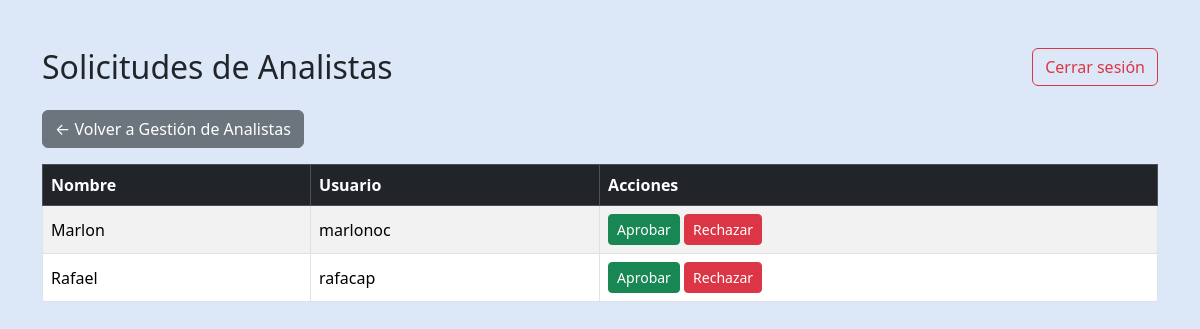
Screenshot of /admin/solicitudes.php (signed in) with the database file from the repository.
### tables this page shows
CREATE TABLE `usuarios` (
  `id` int(11) NOT NULL,
  `nombre` varchar(100) NOT NULL,
  `usuario` varchar(50) NOT NULL,
  `password` varchar(255) NOT NULL,
  `rol` enum('usuario','analista','admin') DEFAULT 'usuario',
  `analista_aprobado` tinyint(1) DEFAULT 0,
  `fecha_registro` date NOT NULL DEFAULT current_timestamp()
);

### public/admin/solicitudes.php (the view, shortened to what this page needs)
<?php
require_once '../../config/db.php';
$stmt = $pdo->query("SELECT id, nombre, usuario FROM usuarios WHERE rol = 'analista' AND analista_aprobado = 0");
$solicitudes = $stmt->fetchAll(PDO::FETCH_ASSOC);
?>
<!DOCTYPE html>
<html lang="es">
<head>
    <link href="https://cdn.jsdelivr.net/npm/bootstrap@5.3.2/dist/css/bootstrap.min.css" rel="stylesheet">
</head>
<body style="background-color: #dce8f8;">
<div class="container py-5">
    <div class="d-flex justify-content-between align-items-center mb-4">
        <h2 class="mb-0">Solicitudes de Analistas</h2>
        <a href="../logout.php" class="btn btn-outline-danger">Cerrar sesión</a>
    </div>
    <a href="analistas.php" class="btn btn-secondary mb-3">← Volver a Gestión de Analistas</a>
    <?php if (count($solicitudes) === 0): ?>
        <div class="alert alert-info">No hay solicitudes pendientes.</div>
    <?php else: ?>
        <div class="table-responsive">
            <table class="table table-bordered align-middle table-striped">
                <thead class="table-dark">
                    <tr>
                        <th>Nombre</th>
                        <th>Usuario</th>
                        <th>Acciones</th>
                    </tr>
                </thead>
                <tbody>
                    <?php foreach ($solicitudes as $sol): ?>
                        <tr>
                            <td><?= htmlspecialchars($sol['nombre']) ?></td>
                            <td><?= htmlspecialchars($sol['usuario']) ?></td>
                            <td>
                                <form method="POST" class="d-inline">
                                    <button type="submit" name="accion" value="aprobar" class="btn btn-success btn-sm">Aprobar</button>
                                </form>
                                <form method="POST" class="d-inline">
                                    <button type="submit" name="accion" value="rechazar" class="btn btn-danger btn-sm">Rechazar</button>
                                </form>
                            </td>
                        </tr>
                    <?php endforeach; ?>
                </tbody>
            </table>
        </div>
    <?php endif; ?>
</div>
</body>
</html>

### rows the page displays
usuarios: nombre "Marlon", usuario "marlonoc"
usuarios: nombre "Rafael", usuario "rafacap"
